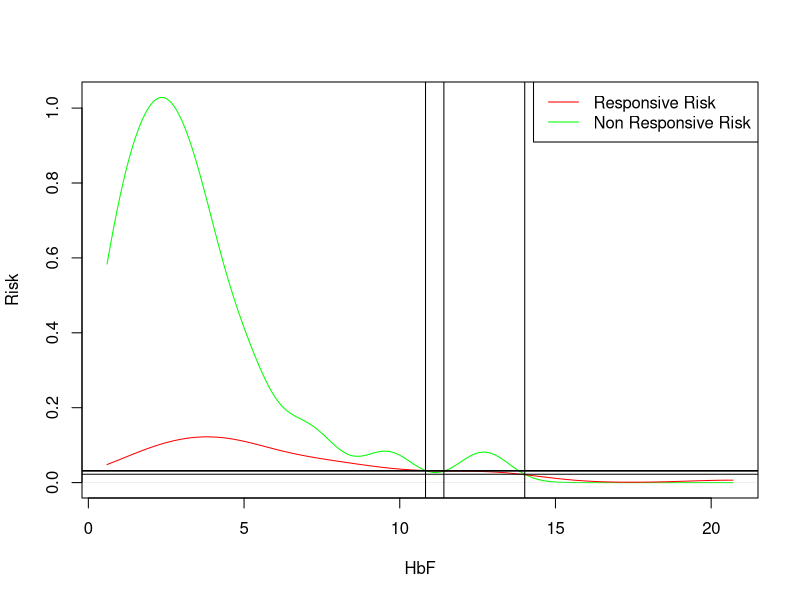

R code for this plot:
install.packages("plyr")
library("plyr")

dfhu <- read.delim("hu.dat")
dfhemo <- read.csv("hemo.csv")
dfhu$HbF <- dfhu$X.Hb

#Setting the risk factor
riskFactor <- 5

dfdemo <- join(dfhu, dfhemo, by= dfhu$Hbf, type="right")
dfjoin <- dfdemo[,c("X.HbF", "FHbF")]
dfjoin <- unique(dfjoin)

#Determining the class of the data points on the basis of 15% criteria

y <- dfjoin$FHbF
for (i in seq(1:nrow(dfjoin))) {
  if(y[[i]] >= 15)
    dfjoin$class[[i]] <- 'Y'
  else dfjoin$class[[i]] <- 'N'
}

xRes <- dfjoin[dfjoin$class =='Y',][,1]
xNonRes <- dfjoin[dfjoin$class =='N',][,1]


d1 <- density(xNonRes, kernel="gaussian", from = min(dfjoin[,1]), to= max(dfjoin[,1]))
d2 <- density(xRes, kernel="gaussian", from = min(dfjoin[,1]), to= max(dfjoin[,1]))

#Multiplying the riskFactor in the probablities
d1$y <- d1$y * riskFactor

#Plotting the Risk behaviour
plot(d1, col="green", xlab = "HbF", ylab = "Risk", main = "")
lines(d2 , col="red") 
legend('topright', legend=c("Responsive Risk", "Non Responsive Risk"), col=c("red", "green"), lty=1)
intersX <- d1$x[as.logical(abs(diff(d1$y < d2$y)))]
intersY <- d1$y[as.logical(abs(diff(d1$y < d2$y)))]

#Setting the New Threshold
abline(v=intersX)
abline(h=intersY)
threshold <- intersX[1]
print(threshold)

